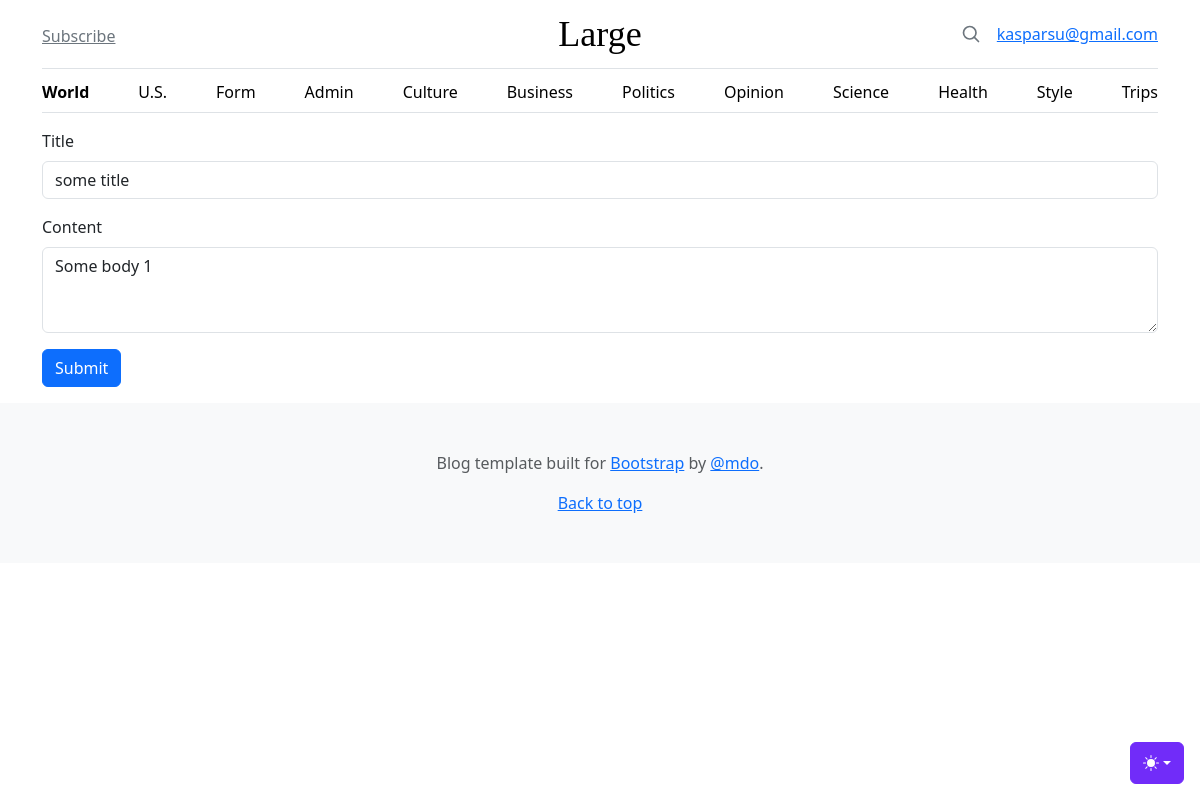
The app's page /admin/posts/edit?id=1 (signed in) with its own data.
### tables this page shows
CREATE TABLE users
(
    id       integer
        constraint users_pk
            primary key autoincrement,
    email    text not null
        constraint users_pk_2
            unique,
    password text not null
);

CREATE TABLE posts
(
    id    integer
        constraint posts_pk
            primary key autoincrement,
    title text not null,
    body  text not null
);

### helpers.php (called while the page is built, shortened)
<?php
function view($viewName, $vars = []){
    extract($vars);
    include __DIR__ . "/views/$viewName.php";
}
function auth(){
    return isset($_SESSION['userId']) ? User::find($_SESSION['userId']) : false;
}

### src/Controllers/PostsController.php (called while the page is built, shortened)
<?php
class PostsController
{
    public function edit(){
        $post = Post::find($_GET['id']);
        view('posts/edit', compact('post'));
    }
}

### src/DB.php (called while the page is built, shortened)
<?php
class DB {
    public $conn;
    public function __construct()
    {
        try {
            $this->conn = new PDO("sqlite:db.sqlite");
            $this->conn->setAttribute(PDO::ATTR_ERRMODE, PDO::ERRMODE_EXCEPTION);
        } catch (PDOException $e) {
            echo "Connection failed: " . $e->getMessage();
        }
    }
    public function find($table, $class, $id){
        $stmt = $this->conn->prepare("SELECT * FROM $table WHERE id=$id");
        $stmt->execute();
        $stmt->setFetchMode(PDO::FETCH_CLASS, $class);
        return $stmt->fetch();
    }
}

### src/Models/Model.php (called while the page is built, shortened)
<?php
class Model {
    public static $table;
    public static function find($id){
        $db = new DB();
        return $db->find(static::$table, static::class, $id);
    }
}

### views/posts/edit.php (the view, shortened to what this page needs)
<?php view('partials/header') ?>
<main class="container">
  <form method="POST" action="/admin/posts/edit?id=<?=$post->id?>">
    <div class="mb-3">
      <label for="title" class="form-label">Title</label>
      <input name="title" type="text" class="form-control" id="title" value="<?=$post->title?>" placeholder="Title here ..." >
    </div>
    <div class="mb-3">
      <label for="body" class="form-label">Content</label>
      <textarea name="body" class="form-control" id="body" rows="3"><?=$post->body?></textarea>
    </div>
    <div class="mb-3">
      <input type="submit" class="btn btn-primary">
    </div>
  </form>
</main>

### views/partials/header.php (shortened to what this page needs)
<!doctype html>
<html lang="en" data-bs-theme="auto">
  <head><script src="/assets/js/color-modes.js"></script>
    <link rel="stylesheet" href="https://cdn.jsdelivr.net/npm/@docsearch/css@3">
<link href="/assets/dist/css/bootstrap.min.css" rel="stylesheet">
    <link href="/assets/blog.css" rel="stylesheet">
  </head>
  <body>
    <div class="dropdown position-fixed bottom-0 end-0 mb-3 me-3 bd-mode-toggle">
      <button class="btn btn-bd-primary py-2 dropdown-toggle d-flex align-items-center"
              id="bd-theme"
              type="button"
              aria-expanded="false"
              data-bs-toggle="dropdown"
              aria-label="Toggle theme (auto)">
        <svg class="bi my-1 theme-icon-active" width="1em" height="1em"><use href="#circle-half"></use></svg>
      </button>
    </div>
<div class="container">
  <header class="border-bottom lh-1 py-3">
    <div class="row flex-nowrap justify-content-between align-items-center">
      <div class="col-4 pt-1">
        <a class="link-secondary" href="#">Subscribe</a>
      </div>
      <div class="col-4 text-center">
        <a class="blog-header-logo text-body-emphasis text-decoration-none" href="#">Large</a>
      </div>
      <div class="col-4 d-flex justify-content-end align-items-center">
        <a class="link-secondary" href="#" aria-label="Search">
          <svg xmlns="http://www.w3.org/2000/svg" width="20" height="20" fill="none" stroke="currentColor" stroke-linecap="round" stroke-linejoin="round" stroke-width="2" class="mx-3" role="img" viewBox="0 0 24 24"><title>Search</title><circle cx="10.5" cy="10.5" r="7.5"/><path d="M21 21l-5.2-5.2"/></svg>
        </a>
        <?php if(auth()): ?>
          <a href="/logout"><?=auth()->email?></a>
        <?php else : ?>
          <a class="btn btn-sm btn-outline-secondary" href="/register">Sign up</a>
          <a class="btn btn-sm btn-primary ms-2" href="/login">Login</a>
        <?php endif ?>
      </div>
    </div>
  </header>
  <div class="nav-scroller py-1 mb-3 border-bottom">
    <nav class="nav nav-underline justify-content-between">
      <a class="nav-item nav-link link-body-emphasis active" href="/">World</a>
      <a class="nav-item nav-link link-body-emphasis" href="/us">U.S.</a>
      <a class="nav-item nav-link link-body-emphasis" href="/form">Form</a>
      <a class="nav-item nav-link link-body-emphasis" href="/admin/posts">Admin</a>
      <a class="nav-item nav-link link-body-emphasis" href="#">Culture</a>
      <a class="nav-item nav-link link-body-emphasis" href="#">Business</a>
      <a class="nav-item nav-link link-body-emphasis" href="#">Politics</a>
      <a class="nav-item nav-link link-body-emphasis" href="#">Opinion</a>
      <a class="nav-item nav-link link-body-emphasis" href="#">Science</a>
      <a class="nav-item nav-link link-body-emphasis" href="#">Health</a>
      <a class="nav-item nav-link link-body-emphasis" href="#">Style</a>
      <a class="nav-item nav-link link-body-emphasis" href="#">Trips</a>
    </nav>
  </div>
</div>

### public/assets/blog.css (style rules this page uses)
.blog-header-logo { font-family: "Playfair Display", Georgia, "Times New Roman", serif; font-size: 2.25rem; }

### views/partials/header.php (style rules this page uses)
.bi { vertical-align: -.125em; fill: currentColor; }
.nav-scroller { position: relative; z-index: 2; height: 2.75rem; overflow-y: hidden; }
.nav-scroller .nav { display: flex; flex-wrap: nowrap; padding-bottom: 1rem; margin-top: -1px; overflow-x: auto; text-align: center; white-space: nowrap; -webkit-overflow-scrolling: touch; }
.btn-bd-primary { --bd-violet-bg: #712cf9; --bd-violet-rgb: 112.520718, 44.062154, 249.437846; --bs-btn-font-weight: 600; --bs-btn-color: var(--bs-white); --bs-btn-bg: var(--bd-violet-bg); --bs-btn-border-color: var(--bd-violet-bg); --bs-btn-hover-color: var(--bs-white); --bs-btn-hover-bg: #6528e0; --bs-btn-hover-border-color: #6528e0; --bs-btn-focus-shadow-rgb: var(--bd-violet-rgb); --bs-btn-active-color: var(--bs-btn-hover-color); --bs-btn-active-bg: #5a23c8; --bs-btn-active-border-color: #5a23c8; }
.bd-mode-toggle { z-index: 1500; }

### records on screen
users: email "kasparsu@gmail.com"
posts: title "some title", body "Some body 1"
